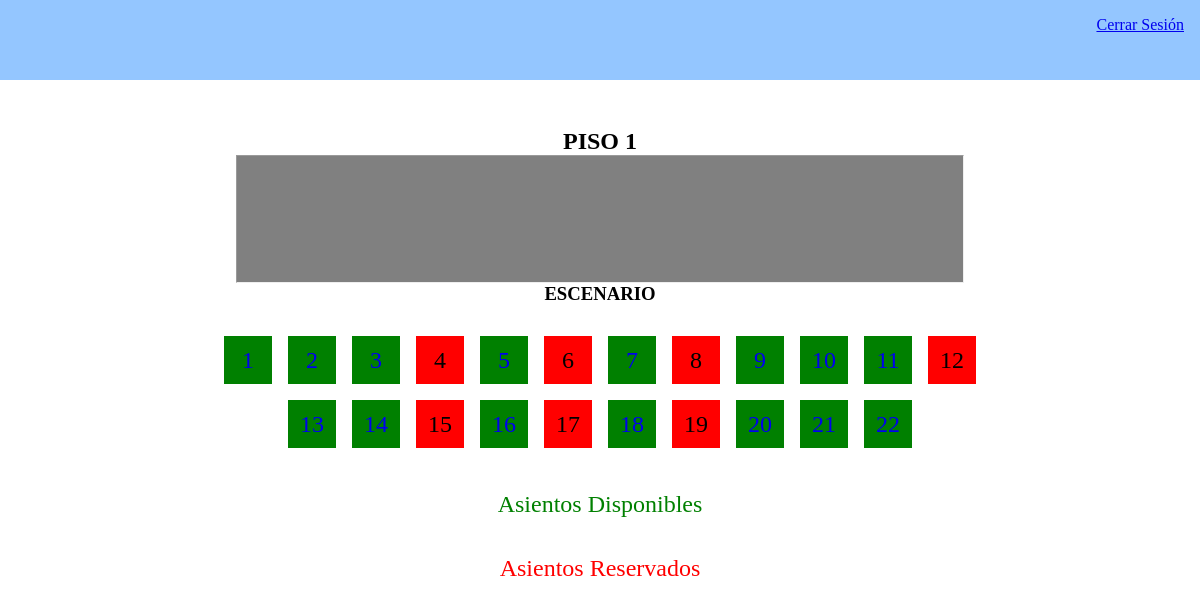
Screenshot of /views/seatsView.php?floor=1 (signed in) with the database file from the repository.
### tables this page shows
CREATE TABLE `asientos` (
  `id_asiento` int(11) NOT NULL,
  `num_piso` int(11) NOT NULL,
  `booked` varchar(5) NOT NULL,
  `id_usuario` int(11) NOT NULL
);

### views/seatsView.php (the view, shortened to what this page needs)
<?php
    require('../dbConnection.php');
    include('header.php');
?>
<!DOCTYPE html>
<html lang="en">
<head>
    <link rel="stylesheet" href="../css/seatsView.css">
</head>
<body>
    <div class="content">
        <?php
            if(!isset($_GET['floor'])){
                echo "<h1>Empecemos a reservar tu asiento!</h1>";
                echo "<p style='width: 100%;'>Primero consultaremos los asientos disponibles del piso que gustes.</p>";
                echo "<a href='?floor=1'>Piso 1</a><a href='?floor=2'>Piso 2</a>";
            }
            else{
                $floor = filter_input(INPUT_GET, "floor");
                echo "<div class='stage'><h2 style='width: 100%; text-align: center;'>PISO $floor</h2>";
                echo "<hr style='width: 80%; height: 80%; background-color: gray;'>";
                echo "<h3 style=' margin: 0; width: 100%; text-align: center;'>ESCENARIO</h3></div>";
                echo "<div class='seats'>";
                $query = "SELECT * FROM asientos WHERE num_piso = '$floor'";
                $response = mysqli_query($connection, $query);
                if(mysqli_num_rows($response) > 0){
                    while($row = mysqli_fetch_array($response, MYSQLI_ASSOC)){
                        $seatID = $row['id_asiento'];
                        if($row['booked'] == "false"){
                            echo "<a style='background-color: green;' href='booking.php?bookingID=$seatID&floor=$floor'>$seatID</a>";
                        }
                        else{
                            echo "<p style='background-color: red;'>$seatID</p>";
                        }
                    }
                }
                echo "</div>";
                echo "<p style='width: 100%; color: green'>Asientos Disponibles</p>";
                echo "<p style='width: 100%; color: red'>Asientos Reservados</p>";
            }
        ?>
    </div>
</body>
</html>

### views/header.php (shortened to what this page needs)
<header>
    <link rel="stylesheet" href="../css/header.css">
    <div class="header-options">
        <a href="../controllers/logout.php">Cerrar Sesión</a>
    </div>
</header>

### css/header.css (style rules this page uses)
header { width: 100vw; height: 5rem; background-color: #94c6ff; padding: 1rem; display: flex; justify-content: space-between; }

### css/seatsView.css (style rules this page uses)
* { margin: 0; padding: 0; box-sizing: border-box; }
body { width: 100vw; height: 100vh; }
.content { width: 100%; padding: 2rem; display: flex; flex-wrap: wrap;; justify-content: center; gap: 1rem; }
.stage { margin: 1rem; width: 80%; height: 10rem; display: flex; flex-wrap: wrap; justify-content: center; align-items: center; }
.seats { margin: 1rem; width: 70%; display: flex; flex-wrap: wrap; justify-content: center; gap: 1rem; }
.seats a, p { width: 3rem; height: 3rem; display: grid; place-content: center; font-size: 1.5rem; text-decoration: none; }

### rows the page displays
asientos: id_asiento "1"
asientos: id_asiento "2"
asientos: id_asiento "3"
asientos: id_asiento "4"
asientos: id_asiento "5"
asientos: id_asiento "6"
asientos: id_asiento "7"
asientos: id_asiento "8"
asientos: id_asiento "9"
asientos: id_asiento "10"
asientos: id_asiento "11"
asientos: id_asiento "12"
asientos: id_asiento "13"
asientos: id_asiento "14"
asientos: id_asiento "15"
asientos: id_asiento "16"
asientos: id_asiento "17"
asientos: id_asiento "18"
asientos: id_asiento "19"
asientos: id_asiento "20"
asientos: id_asiento "21"
asientos: id_asiento "22"

### other values shown
$floor "1"
